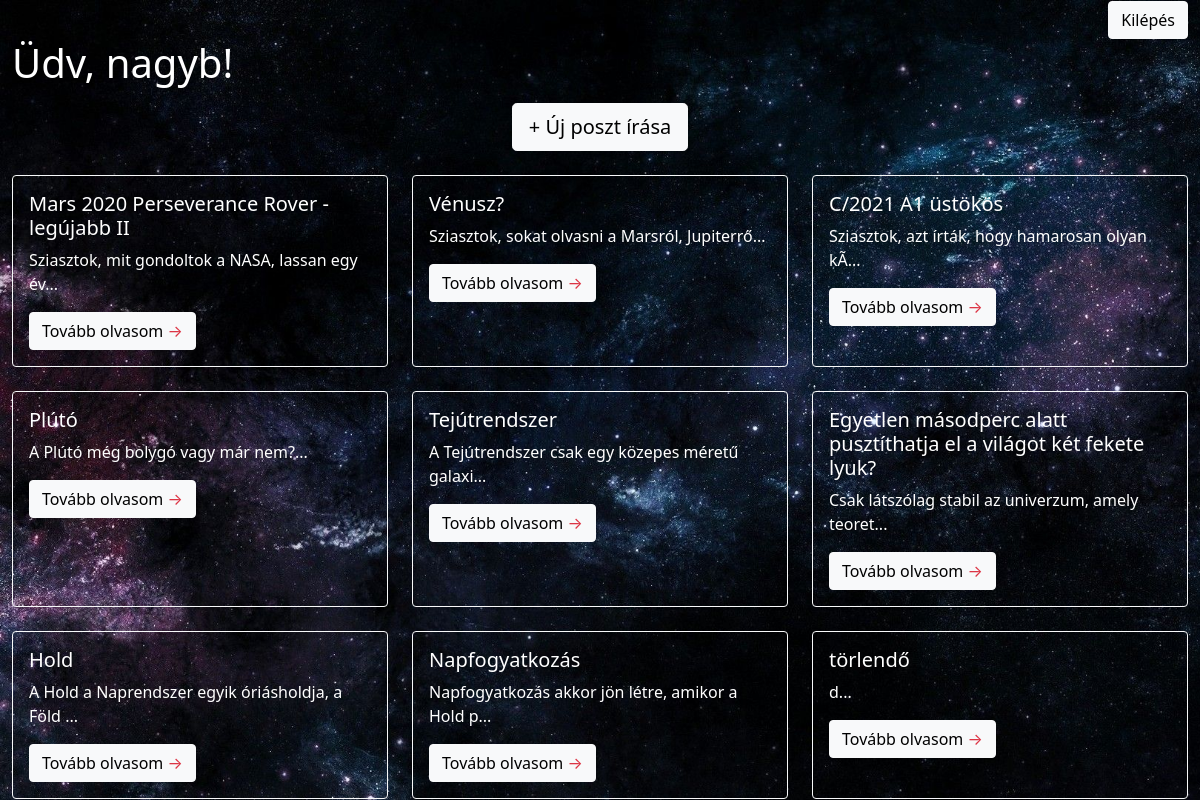
The app's page /welcome.php (signed in) with its own data.
### tables this page shows
CREATE TABLE `data` (
  `id` int(11) NOT NULL,
  `title` varchar(255) NOT NULL,
  `content` longtext NOT NULL,
  `user_id` int(11) NOT NULL
);

### logic.php (called while the page is built, shortened)
<?php
$conn = mysqli_connect("localhost", "root", "", "blog");
$sql = "SELECT * FROM data";
$query = mysqli_query($conn, $sql);

### welcome.php (the view, shortened to what this page needs)
<?php
include "logic.php";
?>
<!DOCTYPE html>
<html lang="en">
<head>
    <link rel="stylesheet" href="style4.css">
    <link href="https://cdn.jsdelivr.net/npm/bootstrap@5.1.3/dist/css/bootstrap.min.css" rel="stylesheet">
</head>
<body>
    <div class="container-fluid">
        <div class="text-end">
            <a href="logout.php" class="btn btn-light">Kilépés</a>
        </div>
        <div class="text-white">
            <?php echo "<h1>Üdv" . ", " . $_SESSION['username'] . "!" .  "</h1>"; ?>
        </div>
        <div class="container-fluid mt-3">
            <div class="text-center">
                <a href="create.php" class="btn btn-light btn-lg">+ Új poszt írása</a>
            </div>
        </div>
        <div class="row">
            <?php foreach ($query as $q) { ?>
                <div class="col-12 col-lg-4 d-flex justify-content-center">
                    <div class="card border-light text-white bg-transparent mt-4" style="width: 30rem;">
                        <div class="card-body">
                            <h5 class="card-title"><?php echo $q['title']; ?></h5>
                            <p class="card-text"><?php echo substr($q['content'], 0, 50); ?>...</p>
                            <a href="view.php?id=<?php echo $q['id'] ?>" class="btn btn-light">Tovább olvasom <span class="text-danger">&rarr;</span></a>
                        </div>
                    </div>
                </div>
            <?php } ?>
        </div>
    </div>
</body>
</html>

### style4.css (style rules this page uses)
* { margin: 0; padding: 0; box-sizing: border-box; }
body { width: 100%; min-height: 100vh; background-image: url(bgimage.jpg); background-size: cover; display: flex; justify-content: center; align-items: center; background-repeat: no-repeat; }

### records on screen
data: title "Mars 2020 Perseverance Rover - legújabb II", content "Sziasztok, mit gondoltok a NASA, lassan egy év"
data: title "Vénusz?", content "Sziasztok, sokat olvasni a Marsról, Jupiterrő"
data: title "C/2021 A1 üstökös", content "Sziasztok, azt írták, hogy hamarosan olyan kÃ"
data: title "Plútó", content "A Plútó még bolygó vagy már nem?"
data: title "Tejútrendszer", content "A Tejútrendszer csak egy közepes méretű galaxi"
data: title "Egyetlen másodperc alatt pusztíthatja el a világot két fekete lyuk?", content "Csak látszólag stabil az univerzum, amely teoret"
data: title "Hold", content "A Hold a Naprendszer egyik óriásholdja, a Föld"
data: title "Napfogyatkozás", content "Napfogyatkozás akkor jön létre, amikor a Hold p"
data: title "törlendő", content "d"

### other values on screen
$_SESSION['username'] "nagyb"
